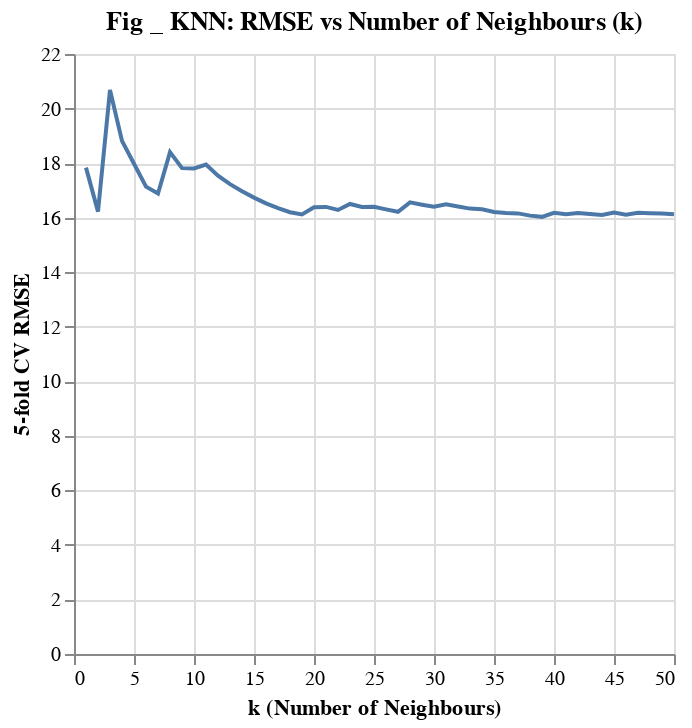

Notebook cell for this chart:
### Code cell
players_result["rmse"] = -players_result["mean_test_score"]

players_k_plot = (
    alt.Chart(players_result, title="Fig _ KNN: RMSE vs Number of Neighbours (k)")
    .mark_line()
    .encode(
        x=alt.X("param_kneighborsregressor__n_neighbors:Q",
                title="k (Number of Neighbours)"),
        y=alt.Y("rmse:Q",
                title="5-fold CV RMSE"),
    )
)
players_k_plot

### Figure 1 — Vega-Lite specification as saved in the notebook (floating-point values rounded to 4 significant figures)
{"config": {"view": {"continuousWidth": 300, "continuousHeight": 300}}, "data": {"name": "data-67120d4b7ceca0bc9073f8cba097533e"}, "mark": {"type": "line"}, "encoding": {"x": {"field": "param_kneighborsregressor__n_neighbors", "title": "k (Number of Neighbours)", "type": "quantitative"}, "y": {"field": "rmse", "title": "5-fold CV RMSE", "type": "quantitative"}}, "title": "Fig _ KNN: RMSE vs Number of Neighbours (k)", "$schema": "https://vega.github.io/schema/vega-lite/v5.20.1.json", "datasets": {"data-67120d4b7ceca0bc9073f8cba097533e": [{"mean_fit_time": 0.006572, "std_fit_time": 0.006619, "mean_score_time": 0.002085, "std_score_time": 0.0001739, "param_kneighborsregressor__n_neighbors": 1, "params": {"kneighborsregressor__n_neighbors": 1}, "split0_test_score": -9.122, "split1_test_score": -8.723, "split2_test_score": -30.01, "split3_test_score": -12.05, "split4_test_score": -29.27, "mean_test_score": -17.83, "std_test_score": 9.708, "rank_test_score": 45, "rmse": 17.83}, {"mean_fit_time": 0.0205, "std_fit_time": 0.03498, "mean_score_time": 0.00196, "std_score_time": 0.0001394, "param_kneighborsregressor__n_neighbors": 2, "params": {"kneighborsregressor__n_neighbors": 2}, "split0_test_score": -9.144, "split1_test_score": -5.171, "split2_test_score": -29.99, "split3_test_score": -6.304, "split4_test_score": -30.49, "mean_test_score": -16.22, "std_test_score": 11.52, "rank_test_score": 20, "rmse": 16.22}, {"mean_fit_time": 0.003002, "std_fit_time": 3.521e-05, "mean_score_time": 0.00188, "std_score_time": 6.044e-06, "param_kneighborsregressor__n_neighbors": 3, "params": {"kneighborsregressor__n_neighbors": 3}, "split0_test_score": -31.38, "split1_test_score": -4.346, "split2_test_score": -30.14, "split3_test_score": -4.926, "split4_test_score": -32.62, "mean_test_score": -20.68, "std_test_score": 13.13, "rank_test_score": 50, "rmse": 20.68}, {"mean_fit_time": 0.003001, "std_fit_time": 6.569e-05, "mean_score_time": 0.00186, "std_score_time": 6.661e-06, "param_kneighborsregressor__n_neighbors": 4, "params": {"kneighborsregressor__n_neighbors": 4}, "split0_test_score": -23.63, "split1_test_score": -3.935, "split2_test_score": -30.07, "split3_test_score": -4.316, "split4_test_score": -32.12, "mean_test_score": -18.82, "std_test_score": 12.32, "rank_test_score": 49, "rmse": 18.82}, {"mean_fit_time": 0.002991, "std_fit_time": 4.964e-05, "mean_score_time": 0.001866, "std_score_time": 5.324e-06, "param_kneighborsregressor__n_neighbors": 5, "params": {"kneighborsregressor__n_neighbors": 5}, "split0_test_score": -19.16, "split1_test_score": -5.803, "split2_test_score": -29.22, "split3_test_score": -3.799, "split4_test_score": -31.89, "mean_test_score": -17.97, "std_test_score": 11.58, "rank_test_score": 47, "rmse": 17.97}, {"mean_fit_time": 0.002958, "std_fit_time": 6.958e-06, "mean_score_time": 0.001868, "std_score_time": 2.719e-05, "param_kneighborsregressor__n_neighbors": 6, "params": {"kneighborsregressor__n_neighbors": 6}, "split0_test_score": -16.38, "split1_test_score": -4.982, "split2_test_score": -29.34, "split3_test_score": -3.162, "split4_test_score": -31.82, "mean_test_score": -17.14, "std_test_score": 11.9, "rank_test_score": 40, "rmse": 17.14}, {"mean_fit_time": 0.002975, "std_fit_time": 5.995e-05, "mean_score_time": 0.001857, "std_score_time": 1.969e-05, "param_kneighborsregressor__n_neighbors": 7, "params": {"kneighborsregressor__n_neighbors": 7}, "split0_test_score": -14.73, "split1_test_score": -4.54, "split2_test_score": -28.15, "split3_test_score": -5.217, "split4_test_score": -31.78, "mean_test_score": -16.89, "std_test_score": 11.33, "rank_test_score": 38, "rmse": 16.89}, {"mean_fit_time": 0.002969, "std_fit_time": 5.258e-05, "mean_score_time": 0.001869, "std_score_time": 4.324e-05, "param_kneighborsregressor__n_neighbors": 8, "params": {"kneighborsregressor__n_neighbors": 8}, "split0_test_score": -13.34, "split1_test_score": -14.03, "split2_test_score": -28.31, "split3_test_score": -4.558, "split4_test_score": -31.77, "mean_test_score": -18.4, "std_test_score": 10.13, "rank_test_score": 48, "rmse": 18.4}, {"mean_fit_time": 0.00298, "std_fit_time": 8.04e-05, "mean_score_time": 0.001849, "std_score_time": 5.681e-06, "param_kneighborsregressor__n_neighbors": 9, "params": {"kneighborsregressor__n_neighbors": 9}, "split0_test_score": -12.36, "split1_test_score": -12.42, "split2_test_score": -28.44, "split3_test_score": -4.08, "split4_test_score": -31.77, "mean_test_score": -17.82, "std_test_score": 10.54, "rank_test_score": 44, "rmse": 17.82}, {"mean_fit_time": 0.002941, "std_fit_time": 6.313e-06, "mean_score_time": 0.001858, "std_score_time": 9.944e-06, "param_kneighborsregressor__n_neighbors": 10, "params": {"kneighborsregressor__n_neighbors": 10}, "split0_test_score": -13.83, "split1_test_score": -11.19, "split2_test_score": -28.57, "split3_test_score": -3.666, "split4_test_score": -31.78, "mean_test_score": -17.8, "std_test_score": 10.68, "rank_test_score": 43, "rmse": 17.8}, {"mean_fit_time": 0.002971, "std_fit_time": 5.572e-05, "mean_score_time": 0.001907, "std_score_time": 0.0001055, "param_kneighborsregressor__n_neighbors": 11, "params": {"kneighborsregressor__n_neighbors": 11}, "split0_test_score": -12.97, "split1_test_score": -12.95, "split2_test_score": -28.67, "split3_test_score": -3.359, "split4_test_score": -31.78, "mean_test_score": -17.94, "std_test_score": 10.67, "rank_test_score": 46, "rmse": 17.94}, {"mean_fit_time": 0.003296, "std_fit_time": 0.0006376, "mean_score_time": 0.001875, "std_score_time": 2.483e-05, "param_kneighborsregressor__n_neighbors": 12, "params": {"kneighborsregressor__n_neighbors": 12}, "split0_test_score": -12.24, "split1_test_score": -11.84, "split2_test_score": -28.76, "split3_test_score": -3.065, "split4_test_score": -31.79, "mean_test_score": -17.54, "std_test_score": 10.95, "rank_test_score": 42, "rmse": 17.54}, {"mean_fit_time": 0.002945, "std_fit_time": 1.089e-05, "mean_score_time": 0.001856, "std_score_time": 5.877e-06, "param_kneighborsregressor__n_neighbors": 13, "params": {"kneighborsregressor__n_neighbors": 13}, "split0_test_score": -11.69, "split1_test_score": -10.96, "split2_test_score": -28.84, "split3_test_score": -2.841, "split4_test_score": -31.8, "mean_test_score": -17.23, "std_test_score": 11.17, "rank_test_score": 41, "rmse": 17.23}, {"mean_fit_time": 0.002956, "std_fit_time": 5.915e-05, "mean_score_time": 0.001847, "std_score_time": 4.661e-06, "param_kneighborsregressor__n_neighbors": 14, "params": {"kneighborsregressor__n_neighbors": 14}, "split0_test_score": -11.22, "split1_test_score": -10.2, "split2_test_score": -28.9, "split3_test_score": -2.676, "split4_test_score": -31.86, "mean_test_score": -16.97, "std_test_score": 11.38, "rank_test_score": 39, "rmse": 16.97}, {"mean_fit_time": 0.002959, "std_fit_time": 5.157e-05, "mean_score_time": 0.001848, "std_score_time": 9.619e-06, "param_kneighborsregressor__n_neighbors": 15, "params": {"kneighborsregressor__n_neighbors": 15}, "split0_test_score": -10.83, "split1_test_score": -9.508, "split2_test_score": -28.96, "split3_test_score": -2.51, "split4_test_score": -31.86, "mean_test_score": -16.73, "std_test_score": 11.56, "rank_test_score": 37, "rmse": 16.73}, {"mean_fit_time": 0.002989, "std_fit_time": 6.502e-05, "mean_score_time": 0.001853, "std_score_time": 1.018e-05, "param_kneighborsregressor__n_neighbors": 16, "params": {"kneighborsregressor__n_neighbors": 16}, "split0_test_score": -10.52, "split1_test_score": -8.906, "split2_test_score": -28.98, "split3_test_score": -2.355, "split4_test_score": -31.86, "mean_test_score": -16.52, "std_test_score": 11.71, "rank_test_score": 35, "rmse": 16.52}, {"mean_fit_time": 0.002936, "std_fit_time": 3.801e-06, "mean_score_time": 0.001867, "std_score_time": 2.273e-05, "param_kneighborsregressor__n_neighbors": 17, "params": {"kneighborsregressor__n_neighbors": 17}, "split0_test_score": -10.25, "split1_test_score": -8.379, "split2_test_score": -29.03, "split3_test_score": -2.218, "split4_test_score": -31.86, "mean_test_score": -16.35, "std_test_score": 11.85, "rank_test_score": 25, "rmse": 16.35}, {"mean_fit_time": 0.00298, "std_fit_time": 5.722e-05, "mean_score_time": 0.001872, "std_score_time": 1.435e-05, "param_kneighborsregressor__n_neighbors": 18, "params": {"kneighborsregressor__n_neighbors": 18}, "split0_test_score": -10.03, "split1_test_score": -7.923, "split2_test_score": -29.08, "split3_test_score": -2.1, "split4_test_score": -31.87, "mean_test_score": -16.2, "std_test_score": 11.97, "rank_test_score": 17, "rmse": 16.2}, {"mean_fit_time": 0.002992, "std_fit_time": 8.038e-05, "mean_score_time": 0.001878, "std_score_time": 3.49e-05, "param_kneighborsregressor__n_neighbors": 19, "params": {"kneighborsregressor__n_neighbors": 19}, "split0_test_score": -10.08, "split1_test_score": -7.525, "split2_test_score": -29.12, "split3_test_score": -1.999, "split4_test_score": -31.87, "mean_test_score": -16.12, "std_test_score": 12.06, "rank_test_score": 5, "rmse": 16.12}, {"mean_fit_time": 0.002955, "std_fit_time": 9.224e-06, "mean_score_time": 0.00186, "std_score_time": 8.385e-06, "param_kneighborsregressor__n_neighbors": 20, "params": {"kneighborsregressor__n_neighbors": 20}, "split0_test_score": -9.883, "split1_test_score": -8.392, "split2_test_score": -29.54, "split3_test_score": -2.204, "split4_test_score": -31.87, "mean_test_score": -16.38, "std_test_score": 12.0, "rank_test_score": 26, "rmse": 16.38}, {"mean_fit_time": 0.002964, "std_fit_time": 5.969e-05, "mean_score_time": 0.001852, "std_score_time": 1.183e-05, "param_kneighborsregressor__n_neighbors": 21, "params": {"kneighborsregressor__n_neighbors": 21}, "split0_test_score": -9.749, "split1_test_score": -8.715, "split2_test_score": -29.53, "split3_test_score": -2.095, "split4_test_score": -31.87, "mean_test_score": -16.39, "std_test_score": 12.0, "rank_test_score": 27, "rmse": 16.39}, {"mean_fit_time": 0.005574, "std_fit_time": 0.005217, "mean_score_time": 0.001862, "std_score_time": 1.412e-05, "param_kneighborsregressor__n_neighbors": 22, "params": {"kneighborsregressor__n_neighbors": 22}, "split0_test_score": -9.62, "split1_test_score": -8.365, "split2_test_score": -29.53, "split3_test_score": -2.007, "split4_test_score": -31.88, "mean_test_score": -16.28, "std_test_score": 12.08, "rank_test_score": 21, "rmse": 16.28}, {"mean_fit_time": 0.002964, "std_fit_time": 5.701e-05, "mean_score_time": 0.001863, "std_score_time": 8.876e-06, "param_kneighborsregressor__n_neighbors": 23, "params": {"kneighborsregressor__n_neighbors": 23}, "split0_test_score": -9.488, "split1_test_score": -8.017, "split2_test_score": -29.52, "split3_test_score": -3.6, "split4_test_score": -31.88, "mean_test_score": -16.5, "std_test_score": 11.78, "rank_test_score": 34, "rmse": 16.5}, {"mean_fit_time": 0.002937, "std_fit_time": 7.749e-06, "mean_score_time": 0.001888, "std_score_time": 3.522e-05, "param_kneighborsregressor__n_neighbors": 24, "params": {"kneighborsregressor__n_neighbors": 24}, "split0_test_score": -9.385, "split1_test_score": -7.707, "split2_test_score": -29.52, "split3_test_score": -3.47, "split4_test_score": -31.89, "mean_test_score": -16.39, "std_test_score": 11.87, "rank_test_score": 28, "rmse": 16.39}, {"mean_fit_time": 0.002965, "std_fit_time": 5.495e-05, "mean_score_time": 0.001864, "std_score_time": 6.692e-06, "param_kneighborsregressor__n_neighbors": 25, "params": {"kneighborsregressor__n_neighbors": 25}, "split0_test_score": -9.29, "split1_test_score": -7.409, "split2_test_score": -29.53, "split3_test_score": -3.879, "split4_test_score": -31.89, "mean_test_score": -16.4, "std_test_score": 11.84, "rank_test_score": 30, "rmse": 16.4}, {"mean_fit_time": 0.00297, "std_fit_time": 6.436e-05, "mean_score_time": 0.001861, "std_score_time": 8.138e-06, "param_kneighborsregressor__n_neighbors": 26, "params": {"kneighborsregressor__n_neighbors": 26}, "split0_test_score": -9.203, "split1_test_score": -7.146, "split2_test_score": -29.53, "split3_test_score": -3.733, "split4_test_score": -31.89, "mean_test_score": -16.3, "std_test_score": 11.92, "rank_test_score": 22, "rmse": 16.3}, {"mean_fit_time": 0.002959, "std_fit_time": 4.054e-05, "mean_score_time": 0.001881, "std_score_time": 1.717e-05, "param_kneighborsregressor__n_neighbors": 27, "params": {"kneighborsregressor__n_neighbors": 27}, "split0_test_score": -9.142, "split1_test_score": -6.897, "split2_test_score": -29.53, "split3_test_score": -3.601, "split4_test_score": -31.9, "mean_test_score": -16.21, "std_test_score": 11.99, "rank_test_score": 19, "rmse": 16.21}, {"mean_fit_time": 0.002947, "std_fit_time": 6e-05, "mean_score_time": 0.001864, "std_score_time": 1.094e-05, "param_kneighborsregressor__n_neighbors": 28, "params": {"kneighborsregressor__n_neighbors": 28}, "split0_test_score": -9.08, "split1_test_score": -6.667, "split2_test_score": -29.54, "split3_test_score": -5.549, "split4_test_score": -31.97, "mean_test_score": -16.56, "std_test_score": 11.67, "rank_test_score": 36, "rmse": 16.56}, {"mean_fit_time": 0.002978, "std_fit_time": 5.011e-05, "mean_score_time": 0.001869, "std_score_time": 9.785e-06, "param_kneighborsregressor__n_neighbors": 29, "params": {"kneighborsregressor__n_neighbors": 29}, "split0_test_score": -9.025, "split1_test_score": -6.466, "split2_test_score": -29.55, "split3_test_score": -5.363, "split4_test_score": -31.97, "mean_test_score": -16.47, "std_test_score": 11.75, "rank_test_score": 32, "rmse": 16.47}, {"mean_fit_time": 0.002952, "std_fit_time": 6.25e-05, "mean_score_time": 0.001874, "std_score_time": 5.96e-06, "param_kneighborsregressor__n_neighbors": 30, "params": {"kneighborsregressor__n_neighbors": 30}, "split0_test_score": -8.977, "split1_test_score": -6.277, "split2_test_score": -29.55, "split3_test_score": -5.212, "split4_test_score": -31.96, "mean_test_score": -16.4, "std_test_score": 11.82, "rank_test_score": 29, "rmse": 16.4}, {"mean_fit_time": 0.002957, "std_fit_time": 3.915e-05, "mean_score_time": 0.001875, "std_score_time": 9.249e-06, "param_kneighborsregressor__n_neighbors": 31, "params": {"kneighborsregressor__n_neighbors": 31}, "split0_test_score": -8.979, "split1_test_score": -6.095, "split2_test_score": -29.56, "split3_test_score": -5.493, "split4_test_score": -32.31, "mean_test_score": -16.49, "std_test_score": 11.89, "rank_test_score": 33, "rmse": 16.49}, {"mean_fit_time": 0.002966, "std_fit_time": 5.243e-05, "mean_score_time": 0.001866, "std_score_time": 7.608e-06, "param_kneighborsregressor__n_neighbors": 32, "params": {"kneighborsregressor__n_neighbors": 32}, "split0_test_score": -8.936, "split1_test_score": -5.938, "split2_test_score": -29.57, "split3_test_score": -5.327, "split4_test_score": -32.28, "mean_test_score": -16.41, "std_test_score": 11.94, "rank_test_score": 31, "rmse": 16.41}, {"mean_fit_time": 0.002985, "std_fit_time": 6.088e-05, "mean_score_time": 0.001882, "std_score_time": 1.704e-05, "param_kneighborsregressor__n_neighbors": 33, "params": {"kneighborsregressor__n_neighbors": 33}, "split0_test_score": -8.864, "split1_test_score": -5.782, "split2_test_score": -29.57, "split3_test_score": -5.189, "split4_test_score": -32.25, "mean_test_score": -16.33, "std_test_score": 12.0, "rank_test_score": 24, "rmse": 16.33}, {"mean_fit_time": 0.002934, "std_fit_time": 4.487e-06, "mean_score_time": 0.001894, "std_score_time": 3.44e-05, "param_kneighborsregressor__n_neighbors": 34, "params": {"kneighborsregressor__n_neighbors": 34}, "split0_test_score": -8.869, "split1_test_score": -5.805, "split2_test_score": -29.56, "split3_test_score": -5.045, "split4_test_score": -32.25, "mean_test_score": -16.3, "std_test_score": 12.02, "rank_test_score": 23, "rmse": 16.3}, {"mean_fit_time": 0.002975, "std_fit_time": 5.804e-05, "mean_score_time": 0.001872, "std_score_time": 8.971e-06, "param_kneighborsregressor__n_neighbors": 35, "params": {"kneighborsregressor__n_neighbors": 35}, "split0_test_score": -8.844, "split1_test_score": -5.535, "split2_test_score": -29.57, "split3_test_score": -4.881, "split4_test_score": -32.23, "mean_test_score": -16.21, "std_test_score": 12.1, "rank_test_score": 18, "rmse": 16.21}, {"mean_fit_time": 0.002968, "std_fit_time": 7.573e-05, "mean_score_time": 0.001873, "std_score_time": 8.468e-06, "param_kneighborsregressor__n_neighbors": 36, "params": {"kneighborsregressor__n_neighbors": 36}, "split0_test_score": -8.822, "split1_test_score": -5.408, "split2_test_score": -29.57, "split3_test_score": -4.769, "split4_test_score": -32.29, "mean_test_score": -16.17, "std_test_score": 12.16, "rank_test_score": 13, "rmse": 16.17}, {"mean_fit_time": 0.002962, "std_fit_time": 5.591e-05, "mean_score_time": 0.001874, "std_score_time": 1.235e-05, "param_kneighborsregressor__n_neighbors": 37, "params": {"kneighborsregressor__n_neighbors": 37}, "split0_test_score": -8.894, "split1_test_score": -5.29, "split2_test_score": -29.58, "split3_test_score": -4.745, "split4_test_score": -32.27, "mean_test_score": -16.16, "std_test_score": 12.17, "rank_test_score": 10, "rmse": 16.16}, {"mean_fit_time": 0.002934, "std_fit_time": 1.545e-05, "mean_score_time": 0.001873, "std_score_time": 5.358e-06, "param_kneighborsregressor__n_neighbors": 38, "params": {"kneighborsregressor__n_neighbors": 38}, "split0_test_score": -8.855, "split1_test_score": -5.172, "split2_test_score": -29.59, "split3_test_score": -4.612, "split4_test_score": -32.14, "mean_test_score": -16.07, "std_test_score": 12.19, "rank_test_score": 2, "rmse": 16.07}, {"mean_fit_time": 0.002947, "std_fit_time": 5.797e-05, "mean_score_time": 0.001876, "std_score_time": 9.744e-06, "param_kneighborsregressor__n_neighbors": 39, "params": {"kneighborsregressor__n_neighbors": 39}, "split0_test_score": -8.846, "split1_test_score": -5.076, "split2_test_score": -29.59, "split3_test_score": -4.502, "split4_test_score": -32.13, "mean_test_score": -16.03, "std_test_score": 12.23, "rank_test_score": 1, "rmse": 16.03}, {"mean_fit_time": 0.002944, "std_fit_time": 6.027e-05, "mean_score_time": 0.001876, "std_score_time": 1.3e-05, "param_kneighborsregressor__n_neighbors": 40, "params": {"kneighborsregressor__n_neighbors": 40}, "split0_test_score": -8.992, "split1_test_score": -4.978, "split2_test_score": -29.54, "split3_test_score": -5.27, "split4_test_score": -32.11, "mean_test_score": -16.18, "std_test_score": 12.07, "rank_test_score": 14, "rmse": 16.18}, {"mean_fit_time": 0.002928, "std_fit_time": 5.635e-06, "mean_score_time": 0.001899, "std_score_time": 1.852e-05, "param_kneighborsregressor__n_neighbors": 41, "params": {"kneighborsregressor__n_neighbors": 41}, "split0_test_score": -8.964, "split1_test_score": -4.881, "split2_test_score": -29.55, "split3_test_score": -5.139, "split4_test_score": -32.1, "mean_test_score": -16.13, "std_test_score": 12.11, "rank_test_score": 7, "rmse": 16.13}, {"mean_fit_time": 0.002949, "std_fit_time": 6.132e-05, "mean_score_time": 0.0019, "std_score_time": 2.103e-05, "param_kneighborsregressor__n_neighbors": 42, "params": {"kneighborsregressor__n_neighbors": 42}, "split0_test_score": -8.938, "split1_test_score": -5.146, "split2_test_score": -29.54, "split3_test_score": -5.119, "split4_test_score": -32.09, "mean_test_score": -16.17, "std_test_score": 12.07, "rank_test_score": 12, "rmse": 16.17}, {"mean_fit_time": 0.00295, "std_fit_time": 6.013e-05, "mean_score_time": 0.001891, "std_score_time": 8.707e-06, "param_kneighborsregressor__n_neighbors": 43, "params": {"kneighborsregressor__n_neighbors": 43}, "split0_test_score": -8.916, "split1_test_score": -5.052, "split2_test_score": -29.54, "split3_test_score": -5.074, "split4_test_score": -32.08, "mean_test_score": -16.13, "std_test_score": 12.09, "rank_test_score": 8, "rmse": 16.13}, {"mean_fit_time": 0.002932, "std_fit_time": 1.134e-05, "mean_score_time": 0.00201, "std_score_time": 0.000241, "param_kneighborsregressor__n_neighbors": 44, "params": {"kneighborsregressor__n_neighbors": 44}, "split0_test_score": -8.933, "split1_test_score": -4.962, "split2_test_score": -29.55, "split3_test_score": -4.956, "split4_test_score": -32.07, "mean_test_score": -16.09, "std_test_score": 12.13, "rank_test_score": 3, "rmse": 16.09}, {"mean_fit_time": 0.002964, "std_fit_time": 6.279e-05, "mean_score_time": 0.001901, "std_score_time": 2.185e-05, "param_kneighborsregressor__n_neighbors": 45, "params": {"kneighborsregressor__n_neighbors": 45}, "split0_test_score": -9.426, "split1_test_score": -4.877, "split2_test_score": -29.57, "split3_test_score": -5.001, "split4_test_score": -32.07, "mean_test_score": -16.19, "std_test_score": 12.08, "rank_test_score": 16, "rmse": 16.19}, {"mean_fit_time": 0.002959, "std_fit_time": 5.95e-05, "mean_score_time": 0.0019, "std_score_time": 3.34e-06, "param_kneighborsregressor__n_neighbors": 46, "params": {"kneighborsregressor__n_neighbors": 46}, "split0_test_score": -9.381, "split1_test_score": -4.796, "split2_test_score": -29.57, "split3_test_score": -4.893, "split4_test_score": -31.9, "mean_test_score": -16.11, "std_test_score": 12.08, "rank_test_score": 4, "rmse": 16.11}, {"mean_fit_time": 0.002962, "std_fit_time": 6.976e-05, "mean_score_time": 0.001899, "std_score_time": 1.421e-05, "param_kneighborsregressor__n_neighbors": 47, "params": {"kneighborsregressor__n_neighbors": 47}, "split0_test_score": -9.339, "split1_test_score": -4.719, "split2_test_score": -29.62, "split3_test_score": -5.316, "split4_test_score": -31.89, "mean_test_score": -16.18, "std_test_score": 12.03, "rank_test_score": 15, "rmse": 16.18}, {"mean_fit_time": 0.002994, "std_fit_time": 8.317e-05, "mean_score_time": 0.001902, "std_score_time": 3.199e-06, "param_kneighborsregressor__n_neighbors": 48, "params": {"kneighborsregressor__n_neighbors": 48}, "split0_test_score": -9.303, "split1_test_score": -4.95, "split2_test_score": -29.62, "split3_test_score": -5.044, "split4_test_score": -31.89, "mean_test_score": -16.16, "std_test_score": 12.04, "rank_test_score": 11, "rmse": 16.16}, {"mean_fit_time": 0.002917, "std_fit_time": 1.275e-05, "mean_score_time": 0.001909, "std_score_time": 1.746e-05, "param_kneighborsregressor__n_neighbors": 49, "params": {"kneighborsregressor__n_neighbors": 49}, "split0_test_score": -9.279, "split1_test_score": -4.869, "split2_test_score": -29.62, "split3_test_score": -5.026, "split4_test_score": -31.97, "mean_test_score": -16.15, "std_test_score": 12.08, "rank_test_score": 9, "rmse": 16.15}, {"mean_fit_time": 0.002959, "std_fit_time": 7.412e-05, "mean_score_time": 0.001895, "std_score_time": 6.449e-06, "param_kneighborsregressor__n_neighbors": 50, "params": {"kneighborsregressor__n_neighbors": 50}, "split0_test_score": -9.254, "split1_test_score": -4.793, "split2_test_score": -29.63, "split3_test_score": -4.993, "split4_test_score": -31.95, "mean_test_score": -16.12, "std_test_score": 12.1, "rank_test_score": 6, "rmse": 16.12}]}}
